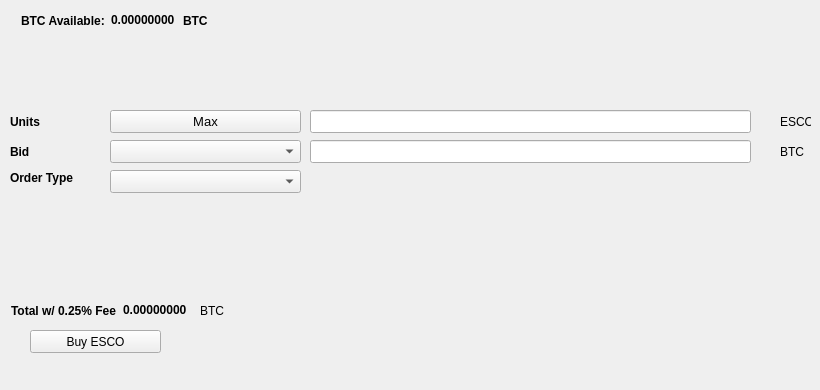
   <widget class="QWidget" name="BuyTab">
    <attribute name="title">
     <string>Buy</string>
    </attribute>
    <widget class="QPushButton" name="BuyESCO">
     <property name="geometry">
      <rect>
       <x>30</x>
       <y>330</y>
       <width>131</width>
       <height>23</height>
      </rect>
     </property>
     <property name="text">
      <string>Buy ESCO</string>
     </property>
     <property name="icon">
      <iconset resource="../escrow.qrc">
       <normaloff>:/icons/bitcoin</normaloff>:/icons/bitcoin</iconset>
     </property>
    </widget>
    <widget class="QLabel" name="label_3">
     <property name="geometry">
      <rect>
       <x>10</x>
       <y>110</y>
       <width>46</width>
       <height>23</height>
      </rect>
     </property>
     <property name="font">
      <font>
       <weight>75</weight>
       <bold>true</bold>
      </font>
     </property>
     <property name="text">
      <string>Units</string>
     </property>
    </widget>
    <widget class="QLineEdit" name="UnitsInput">
     <property name="geometry">
      <rect>
       <x>310</x>
       <y>110</y>
       <width>441</width>
       <height>23</height>
      </rect>
     </property>
     <property name="font">
      <font>
       <pointsize>9</pointsize>
       <weight>75</weight>
       <bold>true</bold>
      </font>
     </property>
    </widget>
    <widget class="QLineEdit" name="BuyBidPriceEdit">
     <property name="geometry">
      <rect>
       <x>310</x>
       <y>140</y>
       <width>441</width>
       <height>23</height>
      </rect>
     </property>
     <property name="font">
      <font>
       <pointsize>9</pointsize>
       <weight>75</weight>
       <bold>true</bold>
      </font>
     </property>
    </widget>
    <widget class="QLabel" name="label_4">
     <property name="geometry">
      <rect>
       <x>780</x>
       <y>110</y>
       <width>31</width>
       <height>23</height>
      </rect>
     </property>
     <property name="text">
      <string>ESCO</string>
     </property>
    </widget>
    <widget class="QLabel" name="label_5">
     <property name="geometry">
      <rect>
       <x>780</x>
       <y>140</y>
       <width>31</width>
       <height>23</height>
      </rect>
     </property>
     <property name="text">
      <string>BTC</string>
     </property>
    </widget>
    <widget class="QLabel" name="label_6">
     <property name="geometry">
      <rect>
       <x>10</x>
       <y>140</y>
       <width>46</width>
       <height>23</height>
      </rect>
     </property>
     <property name="font">
      <font>
       <weight>75</weight>
       <bold>true</bold>
      </font>
     </property>
     <property name="text">
      <string>Bid</string>
     </property>
    </widget>
    <widget class="QLabel" name="label_7">
     <property name="geometry">
      <rect>
       <x>10</x>
       <y>170</y>
       <width>91</width>
       <height>16</height>
      </rect>
     </property>
     <property name="font">
      <font>
       <weight>75</weight>
       <bold>true</bold>
      </font>
     </property>
     <property name="text">
      <string>Order Type</string>
     </property>
    </widget>
    <widget class="QPushButton" name="Buy_Max_Amount">
     <property name="geometry">
      <rect>
       <x>110</x>
       <y>110</y>
       <width>191</width>
       <height>23</height>
      </rect>
     </property>
     <property name="font">
      <font>
       <pointsize>10</pointsize>
      </font>
     </property>
     <property name="text">
      <string>Max</string>
     </property>
    </widget>
    <widget class="QComboBox" name="BuyBidcomboBox">
     <property name="geometry">
      <rect>
       <x>110</x>
       <y>140</y>
       <width>191</width>
       <height>23</height>
      </rect>
     </property>
     <property name="font">
      <font>
       <pointsize>10</pointsize>
      </font>
     </property>
    </widget>
    <widget class="QComboBox" name="buyOrdertypeCombo">
     <property name="geometry">
      <rect>
       <x>110</x>
       <y>170</y>
       <width>191</width>
       <height>23</height>
      </rect>
     </property>
     <property name="font">
      <font>
       <pointsize>10</pointsize>
      </font>
     </property>
    </widget>
    <widget class="QWidget" name="layoutWidget1">
     <property name="geometry">
      <rect>
       <x>21</x>
       <y>11</y>
       <width>227</width>
       <height>19</height>
      </rect>
     </property>
     <layout class="QHBoxLayout" name="horizontalLayout_3">
      <item>
       <widget class="QLabel" name="label232">
        <property name="font">
         <font>
          <weight>75</weight>
          <bold>true</bold>
         </font>
        </property>
        <property name="text">
         <string>BTC Available:</string>
        </property>
       </widget>
      </item>
      <item>
       <widget class="QLabel" name="BtcAvailableLbl">
        <property name="palette">
         <palette>
          <active>
           <colorrole role="WindowText">
            <brush brushstyle="SolidPattern">
             <color alpha="255">
              <red>0</red>
              <green>0</green>
              <blue>0</blue>
             </color>
            </brush>
           </colorrole>
           <colorrole role="Button">
            <brush brushstyle="SolidPattern">
             <color alpha="255">
              <red>0</red>
              <green>170</green>
              <blue>0</blue>
             </color>
            </brush>
           </colorrole>
           <colorrole role="Light">
            <brush brushstyle="SolidPattern">
             <color alpha="255">
              <red>0</red>
              <green>255</green>
              <blue>0</blue>
             </color>
            </brush>
           </colorrole>
           <colorrole role="Midlight">
            <brush brushstyle="SolidPattern">
             <color alpha="255">
              <red>0</red>
              <green>212</green>
              <blue>0</blue>
             </color>
            </brush>
           </colorrole>
           <colorrole role="Dark">
            <brush brushstyle="SolidPattern">
             <color alpha="255">
              <red>0</red>
              <green>85</green>
              <blue>0</blue>
             </color>
            </brush>
           </colorrole>
           <colorrole role="Mid">
            <brush brushstyle="SolidPattern">
             <color alpha="255">
              <red>0</red>
              <green>113</green>
              <blue>0</blue>
             </color>
            </brush>
           </colorrole>
           <colorrole role="Text">
            <brush brushstyle="SolidPattern">
             <color alpha="255">
              <red>0</red>
              <green>170</green>
              <blue>0</blue>
             </color>
            </brush>
           </colorrole>
           <colorrole role="BrightText">
            <brush brushstyle="SolidPattern">
             <color alpha="255">
              <red>255</red>
              <green>255</green>
              <blue>255</blue>
             </color>
            </brush>
           </colorrole>
           <colorrole role="ButtonText">
            <brush brushstyle="SolidPattern">
             <color alpha="255">
              <red>0</red>
              <green>0</green>
              <blue>0</blue>
             </color>
            </brush>
           </colorrole>
           <colorrole role="Base">
            <brush brushstyle="SolidPattern">
             <color alpha="255">
              <red>255</red>
              <green>255</green>
              <blue>255</blue>
             </color>
            </brush>
           </colorrole>
           <colorrole role="Window">
            <brush brushstyle="SolidPattern">
             <color alpha="255">
              <red>0</red>
              <green>170</green>
              <blue>0</blue>
             </color>
            </brush>
           </colorrole>
           <colorrole role="Shadow">
            <brush brushstyle="SolidPattern">
             <color alpha="255">
              <red>0</red>
              <green>0</green>
              <blue>0</blue>
             </color>
            </brush>
           </colorrole>
           <colorrole role="AlternateBase">
            <brush brushstyle="SolidPattern">
             <color alpha="255">
              <red>127</red>
              <green>212</green>
              <blue>127</blue>
             </color>
            </brush>
           </colorrole>
           <colorrole role="ToolTipBase">
            <brush brushstyle="SolidPattern">
             <color alpha="255">
              <red>255</red>
              <green>255</green>
              <blue>220</blue>
             </color>
            </brush>
           </colorrole>
           <colorrole role="ToolTipText">
            <brush brushstyle="SolidPattern">
             <color alpha="255">
              <red>0</red>
              <green>0</green>
              <blue>0</blue>
             </color>
            </brush>
           </colorrole>
          </active>
          <inactive>
           <colorrole role="WindowText">
            <brush brushstyle="SolidPattern">
             <color alpha="255">
              <red>0</red>
              <green>0</green>
              <blue>0</blue>
             </color>
            </brush>
           </colorrole>
           <colorrole role="Button">
            <brush brushstyle="SolidPattern">
             <color alpha="255">
              <red>0</red>
              <green>170</green>
              <blue>0</blue>
             </color>
            </brush>
           </colorrole>
           <colorrole role="Light">
            <brush brushstyle="SolidPattern">
             <color alpha="255">
              <red>0</red>
              <green>255</green>
              <blue>0</blue>
             </color>
            </brush>
           </colorrole>
           <colorrole role="Midlight">
            <brush brushstyle="SolidPattern">
             <color alpha="255">
              <red>0</red>
              <green>212</green>
              <blue>0</blue>
             </color>
            </brush>
           </colorrole>
           <colorrole role="Dark">
            <brush brushstyle="SolidPattern">
             <color alpha="255">
              <red>0</red>
              <green>85</green>
              <blue>0</blue>
             </color>
            </brush>
           </colorrole>
           <colorrole role="Mid">
            <brush brushstyle="SolidPattern">
             <color alpha="255">
              <red>0</red>
              <green>113</green>
              <blue>0</blue>
             </color>
            </brush>
           </colorrole>
           <colorrole role="Text">
            <brush brushstyle="SolidPattern">
             <color alpha="255">
              <red>0</red>
              <green>170</green>
              <blue>0</blue>
             </color>
            </brush>
           </colorrole>
           <colorrole role="BrightText">
            <brush brushstyle="SolidPattern">
             <color alpha="255">
              <red>255</red>
              <green>255</green>
              <blue>255</blue>
             </color>
            </brush>
           </colorrole>
           <colorrole role="ButtonText">
            <brush brushstyle="SolidPattern">
             <color alpha="255">
              <red>0</red>
              <green>0</green>
              <blue>0</blue>
             </color>
            </brush>
           </colorrole>
           <colorrole role="Base">
            <brush brushstyle="SolidPattern">
             <color alpha="255">
              <red>255</red>
              <green>255</green>
              <blue>255</blue>
             </color>
            </brush>
           </colorrole>
           <colorrole role="Window">
            <brush brushstyle="SolidPattern">
             <color alpha="255">
              <red>0</red>
              <green>170</green>
              <blue>0</blue>
             </color>
            </brush>
           </colorrole>
           <colorrole role="Shadow">
            <brush brushstyle="SolidPattern">
             <color alpha="255">
              <red>0</red>
              <green>0</green>
              <blue>0</blue>
             </color>
            </brush>
           </colorrole>
           <colorrole role="AlternateBase">
            <brush brushstyle="SolidPattern">
             <color alpha="255">
              <red>127</red>
              <green>212</green>
              <blue>127</blue>
             </color>
            </brush>
           </colorrole>
           <colorrole role="ToolTipBase">
            <brush brushstyle="SolidPattern">
             <color alpha="255">
              <red>255</red>
              <green>255</green>
              <blue>220</blue>
             </color>
            </brush>
           </colorrole>
           <colorrole role="ToolTipText">
            <brush brushstyle="SolidPattern">
             <color alpha="255">
              <red>0</red>
              <green>0</green>
              <blue>0</blue>
             </color>
            </brush>
           </colorrole>
          </inactive>
          <disabled>
           <colorrole role="WindowText">
            <brush brushstyle="SolidPattern">
             <color alpha="255">
              <red>0</red>
              <green>85</green>
              <blue>0</blue>
             </color>
            </brush>
           </colorrole>
           <colorrole role="Button">
            <brush brushstyle="SolidPattern">
             <color alpha="255">
              <red>0</red>
              <green>170</green>
              <blue>0</blue>
             </color>
            </brush>
           </colorrole>
           <colorrole role="Light">
            <brush brushstyle="SolidPattern">
             <color alpha="255">
              <red>0</red>
              <green>255</green>
              <blue>0</blue>
             </color>
            </brush>
           </colorrole>
           <colorrole role="Midlight">
            <brush brushstyle="SolidPattern">
             <color alpha="255">
              <red>0</red>
              <green>212</green>
              <blue>0</blue>
             </color>
            </brush>
           </colorrole>
           <colorrole role="Dark">
            <brush brushstyle="SolidPattern">
             <color alpha="255">
              <red>0</red>
              <green>85</green>
              <blue>0</blue>
             </color>
            </brush>
           </colorrole>
           <colorrole role="Mid">
            <brush brushstyle="SolidPattern">
             <color alpha="255">
              <red>0</red>
              <green>113</green>
              <blue>0</blue>
             </color>
            </brush>
           </colorrole>
           <colorrole role="Text">
            <brush brushstyle="SolidPattern">
             <color alpha="255">
              <red>0</red>
              <green>85</green>
              <blue>0</blue>
             </color>
            </brush>
           </colorrole>
           <colorrole role="BrightText">
            <brush brushstyle="SolidPattern">
             <color alpha="255">
              <red>255</red>
              <green>255</green>
              <blue>255</blue>
             </color>
            </brush>
           </colorrole>
           <colorrole role="ButtonText">
            <brush brushstyle="SolidPattern">
             <color alpha="255">
              <red>0</red>
              <green>85</green>
              <blue>0</blue>
             </color>
            </brush>
           </colorrole>
           <colorrole role="Base">
            <brush brushstyle="SolidPattern">
             <color alpha="255">
              <red>0</red>
              <green>170</green>
              <blue>0</blue>
             </color>
            </brush>
           </colorrole>
           <colorrole role="Window">
            <brush brushstyle="SolidPattern">
             <color alpha="255">
              <red>0</red>
              <green>170</green>
              <blue>0</blue>
             </color>
            </brush>
           </colorrole>
           <colorrole role="Shadow">
            <brush brushstyle="SolidPattern">
             <color alpha="255">
              <red>0</red>
              <green>0</green>
              <blue>0</blue>
             </color>
            </brush>
           </colorrole>
           <colorrole role="AlternateBase">
            <brush brushstyle="SolidPattern">
             <color alpha="255">
              <red>0</red>
              <green>170</green>
              <blue>0</blue>
             </color>
            </brush>
           </colorrole>
           <colorrole role="ToolTipBase">
            <brush brushstyle="SolidPattern">
             <color alpha="255">
              <red>255</red>
              <green>255</green>
              <blue>220</blue>
             </color>
            </brush>
           </colorrole>
           <colorrole role="ToolTipText">
            <brush brushstyle="SolidPattern">
             <color alpha="255">
              <red>0</red>
              <green>0</green>
              <blue>0</blue>
             </color>
            </brush>
           </colorrole>
          </disabled>
         </palette>
        </property>
        <property name="font">
         <font>
          <weight>75</weight>
          <bold>true</bold>
         </font>
        </property>
        <property name="text">
         <string>0.00000000</string>
        </property>
        <property name="textInteractionFlags">
         <set>Qt::LinksAccessibleByMouse|Qt::TextSelectableByKeyboard|Qt::TextSelectableByMouse</set>
        </property>
       </widget>
      </item>
      <item>
       <widget class="QLabel" name="BtcAvailableLbl_2">
        <property name="font">
         <font>
          <weight>75</weight>
          <bold>true</bold>
         </font>
        </property>
        <property name="text">
         <string>BTC</string>
        </property>
       </widget>
      </item>
     </layout>
    </widget>
    <widget class="QWidget" name="layoutWidge2">
     <property name="geometry">
      <rect>
       <x>11</x>
       <y>301</y>
       <width>259</width>
       <height>19</height>
      </rect>
     </property>
     <layout class="QHBoxLayout" name="horizontalLayout_4">
      <item>
       <widget class="QLabel" name="label_9">
        <property name="font">
         <font>
          <weight>75</weight>
          <bold>true</bold>
         </font>
        </property>
        <property name="text">
         <string>Total w/ 0.25% Fee</string>
        </property>
       </widget>
      </item>
      <item>
       <widget class="QLabel" name="BuyCostLabel">
        <property name="palette">
         <palette>
          <active>
           <colorrole role="WindowText">
            <brush brushstyle="SolidPattern">
             <color alpha="255">
              <red>0</red>
              <green>0</green>
              <blue>0</blue>
             </color>
            </brush>
           </colorrole>
           <colorrole role="Button">
            <brush brushstyle="SolidPattern">
             <color alpha="255">
              <red>0</red>
              <green>170</green>
              <blue>0</blue>
             </color>
            </brush>
           </colorrole>
           <colorrole role="Light">
            <brush brushstyle="SolidPattern">
             <color alpha="255">
              <red>0</red>
              <green>255</green>
              <blue>0</blue>
             </color>
            </brush>
           </colorrole>
           <colorrole role="Midlight">
            <brush brushstyle="SolidPattern">
             <color alpha="255">
              <red>0</red>
              <green>212</green>
              <blue>0</blue>
             </color>
            </brush>
           </colorrole>
           <colorrole role="Dark">
            <brush brushstyle="SolidPattern">
             <color alpha="255">
              <red>0</red>
              <green>85</green>
              <blue>0</blue>
             </color>
            </brush>
           </colorrole>
           <colorrole role="Mid">
            <brush brushstyle="SolidPattern">
             <color alpha="255">
              <red>0</red>
              <green>113</green>
              <blue>0</blue>
             </color>
            </brush>
           </colorrole>
           <colorrole role="Text">
            <brush brushstyle="SolidPattern">
             <color alpha="255">
              <red>0</red>
              <green>170</green>
              <blue>0</blue>
             </color>
            </brush>
           </colorrole>
           <colorrole role="BrightText">
            <brush brushstyle="SolidPattern">
             <color alpha="255">
              <red>255</red>
              <green>255</green>
              <blue>255</blue>
             </color>
            </brush>
           </colorrole>
           <colorrole role="ButtonText">
            <brush brushstyle="SolidPattern">
             <color alpha="255">
              <red>0</red>
              <green>0</green>
              <blue>0</blue>
             </color>
            </brush>
           </colorrole>
           <colorrole role="Base">
            <brush brushstyle="SolidPattern">
             <color alpha="255">
              <red>255</red>
              <green>255</green>
              <blue>255</blue>
             </color>
            </brush>
           </colorrole>
           <colorrole role="Window">
            <brush brushstyle="SolidPattern">
             <color alpha="255">
              <red>0</red>
              <green>170</green>
              <blue>0</blue>
             </color>
            </brush>
           </colorrole>
           <colorrole role="Shadow">
            <brush brushstyle="SolidPattern">
             <color alpha="255">
              <red>0</red>
              <green>0</green>
              <blue>0</blue>
             </color>
            </brush>
           </colorrole>
           <colorrole role="AlternateBase">
            <brush brushstyle="SolidPattern">
             <color alpha="255">
              <red>127</red>
              <green>212</green>
              <blue>127</blue>
             </color>
            </brush>
           </colorrole>
           <colorrole role="ToolTipBase">
            <brush brushstyle="SolidPattern">
             <color alpha="255">
              <red>255</red>
              <green>255</green>
              <blue>220</blue>
             </color>
            </brush>
           </colorrole>
           <colorrole role="ToolTipText">
            <brush brushstyle="SolidPattern">
             <color alpha="255">
              <red>0</red>
              <green>0</green>
              <blue>0</blue>
             </color>
            </brush>
           </colorrole>
          </active>
          <inactive>
           <colorrole role="WindowText">
            <brush brushstyle="SolidPattern">
             <color alpha="255">
              <red>0</red>
              <green>0</green>
              <blue>0</blue>
             </color>
            </brush>
           </colorrole>
           <colorrole role="Button">
            <brush brushstyle="SolidPattern">
             <color alpha="255">
              <red>0</red>
              <green>170</green>
              <blue>0</blue>
             </color>
            </brush>
           </colorrole>
           <colorrole role="Light">
            <brush brushstyle="SolidPattern">
             <color alpha="255">
              <red>0</red>
              <green>255</green>
              <blue>0</blue>
             </color>
            </brush>
           </colorrole>
           <colorrole role="Midlight">
            <brush brushstyle="SolidPattern">
             <color alpha="255">
              <red>0</red>
              <green>212</green>
              <blue>0</blue>
             </color>
            </brush>
           </colorrole>
           <colorrole role="Dark">
            <brush brushstyle="SolidPattern">
             <color alpha="255">
              <red>0</red>
              <green>85</green>
              <blue>0</blue>
             </color>
            </brush>
           </colorrole>
           <colorrole role="Mid">
            <brush brushstyle="SolidPattern">
             <color alpha="255">
              <red>0</red>
              <green>113</green>
              <blue>0</blue>
             </color>
            </brush>
           </colorrole>
           <colorrole role="Text">
            <brush brushstyle="SolidPattern">
             <color alpha="255">
              <red>0</red>
              <green>170</green>
              <blue>0</blue>
             </color>
            </brush>
           </colorrole>
           <colorrole role="BrightText">
            <brush brushstyle="SolidPattern">
             <color alpha="255">
              <red>255</red>
              <green>255</green>
              <blue>255</blue>
             </color>
            </brush>
           </colorrole>
           <colorrole role="ButtonText">
            <brush brushstyle="SolidPattern">
             <color alpha="255">
              <red>0</red>
              <green>0</green>
              <blue>0</blue>
             </color>
            </brush>
           </colorrole>
           <colorrole role="Base">
            <brush brushstyle="SolidPattern">
             <color alpha="255">
              <red>255</red>
              <green>255</green>
              <blue>255</blue>
             </color>
            </brush>
           </colorrole>
           <colorrole role="Window">
            <brush brushstyle="SolidPattern">
             <color alpha="255">
              <red>0</red>
              <green>170</green>
              <blue>0</blue>
             </color>
            </brush>
           </colorrole>
           <colorrole role="Shadow">
            <brush brushstyle="SolidPattern">
             <color alpha="255">
              <red>0</red>
              <green>0</green>
              <blue>0</blue>
             </color>
            </brush>
           </colorrole>
           <colorrole role="AlternateBase">
            <brush brushstyle="SolidPattern">
             <color alpha="255">
              <red>127</red>
              <green>212</green>
              <blue>127</blue>
             </color>
            </brush>
           </colorrole>
           <colorrole role="ToolTipBase">
            <brush brushstyle="SolidPattern">
             <color alpha="255">
              <red>255</red>
              <green>255</green>
              <blue>220</blue>
             </color>
            </brush>
           </colorrole>
           <colorrole role="ToolTipText">
            <brush brushstyle="SolidPattern">
             <color alpha="255">
              <red>0</red>
              <green>0</green>
              <blue>0</blue>
             </color>
            </brush>
           </colorrole>
          </inactive>
          <disabled>
           <colorrole role="WindowText">
            <brush brushstyle="SolidPattern">
             <color alpha="255">
              <red>0</red>
              <green>85</green>
              <blue>0</blue>
             </color>
            </brush>
           </colorrole>
           <colorrole role="Button">
            <brush brushstyle="SolidPattern">
             <color alpha="255">
              <red>0</red>
              <green>170</green>
              <blue>0</blue>
             </color>
            </brush>
           </colorrole>
           <colorrole role="Light">
            <brush brushstyle="SolidPattern">
             <color alpha="255">
              <red>0</red>
              <green>255</green>
              <blue>0</blue>
             </color>
            </brush>
           </colorrole>
           <colorrole role="Midlight">
            <brush brushstyle="SolidPattern">
             <color alpha="255">
              <red>0</red>
              <green>212</green>
              <blue>0</blue>
             </color>
            </brush>
           </colorrole>
           <colorrole role="Dark">
            <brush brushstyle="SolidPattern">
             <color alpha="255">
              <red>0</red>
              <green>85</green>
              <blue>0</blue>
             </color>
            </brush>
           </colorrole>
           <colorrole role="Mid">
            <brush brushstyle="SolidPattern">
             <color alpha="255">
              <red>0</red>
              <green>113</green>
              <blue>0</blue>
             </color>
            </brush>
           </colorrole>
           <colorrole role="Text">
            <brush brushstyle="SolidPattern">
             <color alpha="255">
              <red>0</red>
              <green>85</green>
              <blue>0</blue>
             </color>
            </brush>
           </colorrole>
           <colorrole role="BrightText">
            <brush brushstyle="SolidPattern">
             <color alpha="255">
              <red>255</red>
              <green>255</green>
              <blue>255</blue>
             </color>
            </brush>
           </colorrole>
           <colorrole role="ButtonText">
            <brush brushstyle="SolidPattern">
             <color alpha="255">
              <red>0</red>
              <green>85</green>
              <blue>0</blue>
             </color>
            </brush>
           </colorrole>
           <colorrole role="Base">
            <brush brushstyle="SolidPattern">
             <color alpha="255">
              <red>0</red>
              <green>170</green>
              <blue>0</blue>
             </color>
            </brush>
           </colorrole>
           <colorrole role="Window">
            <brush brushstyle="SolidPattern">
             <color alpha="255">
              <red>0</red>
              <green>170</green>
              <blue>0</blue>
             </color>
            </brush>
           </colorrole>
           <colorrole role="Shadow">
            <brush brushstyle="SolidPattern">
             <color alpha="255">
              <red>0</red>
              <green>0</green>
              <blue>0</blue>
             </color>
            </brush>
           </colorrole>
           <colorrole role="AlternateBase">
            <brush brushstyle="SolidPattern">
             <color alpha="255">
              <red>0</red>
              <green>170</green>
              <blue>0</blue>
             </color>
            </brush>
           </colorrole>
           <colorrole role="ToolTipBase">
            <brush brushstyle="SolidPattern">
             <color alpha="255">
              <red>255</red>
              <green>255</green>
              <blue>220</blue>
             </color>
            </brush>
           </colorrole>
           <colorrole role="ToolTipText">
            <brush brushstyle="SolidPattern">
             <color alpha="255">
              <red>0</red>
              <green>0</green>
              <blue>0</blue>
             </color>
            </brush>
           </colorrole>
          </disabled>
         </palette>
        </property>
        <property name="font">
         <font>
          <weight>75</weight>
          <bold>true</bold>
         </font>
        </property>
        <property name="autoFillBackground">
         <bool>false</bool>
        </property>
        <property name="text">
         <string>0.00000000</string>
        </property>
        <property name="textInteractionFlags">
         <set>Qt::LinksAccessibleByMouse|Qt::TextSelectableByMouse</set>
        </property>
       </widget>
      </item>
      <item>
       <widget class="QLabel" name="label_10">
        <property name="font">
         <font>
          <weight>50</weight>
          <bold>false</bold>
         </font>
        </property>
        <property name="text">
         <string>BTC</string>
        </property>
       </widget>
      </item>
     </layout>
    </widget>
    <widget class="QLabel" name="label_24">
     <property name="geometry">
      <rect>
       <x>460</x>
       <y>300</y>
       <width>281</width>
       <height>81</height>
      </rect>
     </property>
     <property name="text">
      <string/>
     </property>
     <property name="pixmap">
      <pixmap>:/images/bittrex</pixmap>
     </property>
    </widget>
   </widget>
